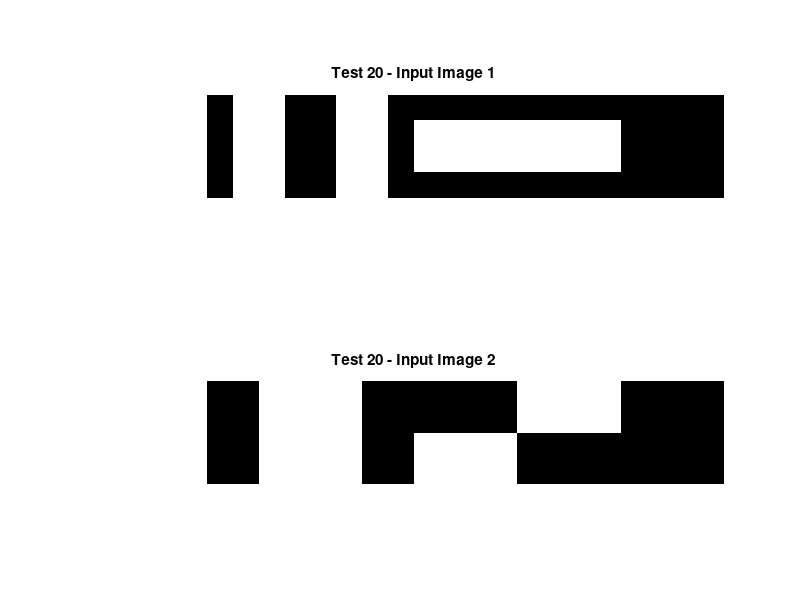

Source code (MATLAB): (Note: this script raises an error after producing the figure.)
function evaluationSM7()
% This function is written to test spatial-temporal saliency map with
% various simple and independent images.

exp_record.intro = 'images with 2 rectangle gray blocks: block 1 191 in intensity, block 2 128 in intensity, and the background is black ';

% % Test 1
% exp_record.input.i1.type = 'image';
% exp_record.input.i1.path = './figures/evaluationSM7/';
% exp_record.input.i1.name = 'sample_img_2.jpg';
% exp_record.input.i1.note = 'white (255) background image with 3 rectangular ffigrom left to right with intensity value 191,128,64';
% 
% img = imread('./figures/evaluationSM7/sample_img_1.jpg'); 
% sm_ssm = spatialSaliencyMap(img,8,'hadamard',30);
% figure(1), imshow(img),title('Test 1 - Input Image');
% figure(2), colormap('gray'), imagesc(sm_ssm), title('Test 1 - Output Image');
% 
% % Test 2
% exp_record.input.i2.type = 'image';
% exp_record.input.i2.path = './figure/evaluationSM7/';
% exp_record.input.i2.name = 'sample_img_2.jpg';
% exp_record.input.i2.note = 'gray (191) background image with 3 rectangular ffigrom left to right with intensity value 255,128,64';
% 
% img = imread('./figures/evaluationSM7/sample_img_2.jpg'); 
% sm_ssm = spatialSaliencyMap(img,8,'hadamard',30);
% figure(3), imshow(img), title('Test 2 - Input Image');
% figure(4), colormap('gray'), imagesc(sm_ssm), title('Test 2 - Output Image');
% 
% % Test 3
% exp_record.input.i3.type = 'image';
% exp_record.input.i3.path = './figures/evaluationSM7/';
% exp_record.input.i3.name = 'sample_img_3.jpg';
% exp_record.input.i3.note = 'gray (128) background image with 3 rectangular ffigrom left to right with intensity value 255,191,64';
% 
% img = imread('./figures/evaluationSM7/sample_img_3.jpg'); 
% sm_ssm = spatialSaliencyMap(img,8,'hadamard',30);
% figure(5), imshow(img), title('Test 3 - Input Image');
% figure(6), colormap('gray'), imagesc(sm_ssm), title('Test 3 - Output Image');
% 
% % Test 4
% exp_record.input.i4.type = 'image';
% exp_record.input.i4.path = './figures/evaluationSM7/';
% exp_record.input.i4.name = 'sample_img_4.jpg';
% exp_record.input.i4.note = 'gray (64) background image with 3 rectangular ffigrom left to right with intensity value 255,191,128';
% 
% img = imread('./figures/evaluationSM7/sample_img_4.jpg'); 
% sm_ssm = spatialSaliencyMap(img,8,'hadamard',30);
% figure(7), imshow(img), title('Test 4 - Input Image');
% figure(8), colormap('gray'), imagesc(sm_ssm), title('Test 4 - Output Image');
% 
% Test 5
% exp_record.input.i5.type = 'image';
% exp_record.input.i5.path = './figures/evaluationSM7/';
% exp_record.input.i5.name = 'sample_img_5.jpg';
% exp_record.input.i5.note = '8 bars in sequence with decreasing intensity from 100% to 20% from left to right';
% 
% img = rgb2gray(imread('./figures/evaluationSM7/sample_img_5.jpg')); 
% sm_ssm = spatialSaliencyMap(img,8,'hadamard',30);
% figure(7), imshow(img), title('Test 5 - Input Image');
% figure(8), colormap('gray'), imagesc(sm_ssm), title('Test 5 - Output Image');
% 
% exp_record.output.o5.type = 'image';
% exp_record.output.o5.name = 'output_img_5.fig';
% exp_record.output.o5.note = 'Test 5 proves that the saliency result depends on intensity values of input pixels in the spatial-temporal method';

% % Test 6
% exp_record.input.i6.type = 'image';
% exp_record.input.i6.path = './figures/evaluationSM7/';
% exp_record.input.i6.name = 'sample_img_6.jpg';
% exp_record.input.i6.note = '1 gray (128) rectangle on black (0) background, 1 white (255) retangle on gray (128) background';
% 
% img = rgb2gray(imread('./figures/evaluationSM7/sample_img_6.jpg')); 
% sm_ssm = spatialSaliencyMap(img,8,'hadamard',30);
% figure(7), imshow(img), title('Test 6 - Input Image');
% figure(8), colormap('gray'), imagesc(sm_ssm), title('Test 6 - Output Image');
% 
% exp_record.output.o6.type = 'image';
% exp_record.output.o6.name = 'output_img_6.fig';
% exp_record.output.o6.note = '';

% % Test 7
% exp_record.input.i7.type = 'image';
% exp_record.input.i7.path = './figures/evaluationSM7/';
% exp_record.input.i7.name = 'sample_img_7.jpg';
% exp_record.input.i7.note = '24x24 white background with 8x8 black rectangle in the center';
% 
% img = rgb2gray(imread('./figures/evaluationSM7/sample_img_7.jpg')); 
% sm_ssm = spatialSaliencyMap(img,2,'hadamard',30);
% figure(9), imshow(img), title('Test 7 - Input Image');
% figure(10), colormap('gray'), imagesc(sm_ssm), title('Test 7 - Output Image');
% 
% exp_record.output.o7.type = 'image';
% exp_record.output.o7.name = 'output_img_7.fig';
% exp_record.output.o7.note = 'There is no corner effect';

% % Test 8
% exp_record.input.i8.type = 'image';
% exp_record.input.i8.path = './figures/evaluationSM7/';
% exp_record.input.i8.name = 'sample_img_8.jpg';
% exp_record.input.i8.note = '40x40 white background with 24x24 black rectangle in the center';
% 
% img = rgb2gray(imread('./figures/evaluationSM7/sample_img_8.jpg')); 
% sm_ssm = spatialSaliencyMap(img,8,'hadamard',30);
% figure(11), imshow(img), title('Test 8 - Input Image');
% figure(12), colormap('gray'), imagesc(sm_ssm), title('Test 8 - Output Image');
% 
% exp_record.output.o8.type = 'image';
% exp_record.output.o8.name = 'output_img_8.fig';
% exp_record.output.o8.note = 'There is no cornet or side effects';

% % Test 9
% exp_record.input.i9.type = 'image';
% exp_record.input.i9.path = './figures/evaluationSM7/';
% exp_record.input.i9.name = 'sample_img_8.jpg';
% exp_record.input.i9.note = '56x56 white background with 24x24 black rectangle in the center';
% 
% img = rgb2gray(imread('./figures/evaluationSM7/sample_img_9.jpg')); 
% sm_ssm = spatialSaliencyMap(img,8,'hadamard',30);
% figure(13), imshow(img), title('Test 9 - Input Image');
% figure(14), colormap('gray'), imagesc(sm_ssm), title('Test 9 - Output Image');
% 
% exp_record.output.o9.type = 'image';
% exp_record.output.o9.name = 'output_img_8.fig';
% exp_record.output.o9.note = 'There is no cornet or side effects. These effects do not happen due to distance issue';


% % Test 10
% exp_record.input.i10.type = 'image';
% exp_record.input.i10.path = './figures/evaluationSM7/';
% exp_record.input.i10.name = 'sample_img_10.jpg';
% exp_record.input.i10.note = '24x24 gray(25) background with 8x8 black (0) rectangle in the center';
% 
% img = rgb2gray(imread('./figures/evaluationSM7/sample_img_10.jpg')); 
% sm_ssm = spatialSaliencyMap(img,8,'hadamard',30);
% figure(15), imshow(img), title('Test 10 - Input Image');
% figure(16), colormap('gray'), imagesc(sm_ssm), title('Test 10 - Output Image');
% 
% exp_record.output.o10.type = 'image';
% exp_record.output.o10.name = 'output_img_10.fig';
% exp_record.output.o10.note = 'There is still no side effect';

% % Test 11
% exp_record.input.i11.type = 'image';
% exp_record.input.i11.path = './figures/evaluationSM7/';
% exp_record.input.i11.name = 'sample_img_11.jpg';
% exp_record.input.i11.note = '48x48 white(255) background with 16x16 black (0) rectangle in the center';
% 
% img = rgb2gray(imread('./figures/evaluationSM7/sample_img_11.jpg')); 
% sm_ssm_16 = spatialSaliencyMap(img,16,'hadamard',30);
% sm_ssm_8 = spatialSaliencyMap(img,8,'hadamard',30);
% sm_ssm_4 = spatialSaliencyMap(img,4,'hadamard',30);
% sm_ssm_2 = spatialSaliencyMap(img,2,'hadamard',30);
% figure(17), imshow(img), title('Test 11 - Input Image');
% figure(18), colormap('gray'), imagesc(sm_ssm_16), title('Test 11 - Output Image 16');
% figure(19), colormap('gray'), imagesc(sm_ssm_8), title('Test 11 - Output Image 8');
% figure(20), colormap('gray'), imagesc(sm_ssm_4), title('Test 11 - Output Image 4');
% figure(21), colormap('gray'), imagesc(sm_ssm_2), title('Test 11 - Output Image 2');
% 
% exp_record.output.o11.type = 'image';
% exp_record.output.o11.name = 'output_img_11.fig';
% exp_record.output.o11.note = 'No side effects when doing with 16x16, 8x8 blocks but side effects when doing with 4x4 and 2x2';

% % Test 12
% exp_record.input.i12.type = 'image';
% exp_record.input.i12.path = './figures/evaluationSM7/';
% exp_record.input.i12.name = 'sample_img_12.jpg';
% exp_record.input.i12.note = '96x96 white(255) background with 32x32 black (0) rectangle in the center';
% 
% img = rgb2gray(imread('./figures/evaluationSM7/sample_img_12.jpg')); 
% sm_ssm_16 = spatialSaliencyMap(img,16,'hadamard',30);
% sm_ssm_8 = spatialSaliencyMap(img,8,'hadamard',30);
% sm_ssm_4 = spatialSaliencyMap(img,4,'hadamard',30);
% sm_ssm_2 = spatialSaliencyMap(img,2,'hadamard',30);
% figure(22), imshow(img), title('Test 12 - Input Image');
% figure(23), colormap('gray'), imagesc(sm_ssm_16), title('Test 12 - Output Image 16');
% figure(24), colormap('gray'), imagesc(sm_ssm_8), title('Test 12 - Output Image 8');
% figure(25), colormap('gray'), imagesc(sm_ssm_4), title('Test 12 - Output Image 4');
% figure(26), colormap('gray'), imagesc(sm_ssm_2), title('Test 12 - Output Image 2');
% 
% exp_record.output.o12.type = 'image';
% exp_record.output.o12.name = 'output_img_12.fig';
% exp_record.output.o12.note = '';

% % Test 13
% exp_record.input.i13.type = 'image';
% exp_record.input.i13.path = './figures/evaluationSM7/';
% exp_record.input.i13.name = 'sample_img_13.jpg';
% exp_record.input.i13.note = '192x192 white(255) background with 64x64 black (0) rectangle in the center';
% 
% img = rgb2gray(imread('./figures/evaluationSM7/sample_img_13.jpg')); 
% sm_ssm_16 = spatialSaliencyMap(img,16,'hadamard',30);
% sm_ssm_8 = spatialSaliencyMap(img,8,'hadamard',30);
% sm_ssm_4 = spatialSaliencyMap(img,4,'hadamard',30);
% sm_ssm_2 = spatialSaliencyMap(img,2,'hadamard',30);
% figure(27), imshow(img), title('Test 12 - Input Image');
% figure(28), colormap('gray'), imagesc(sm_ssm_16), title('Test 13 - Output Image 16');
% figure(29), colormap('gray'), imagesc(sm_ssm_8), title('Test 13 - Output Image 8');
% figure(30), colormap('gray'), imagesc(sm_ssm_4), title('Test 13 - Output Image 4');
% figure(31), colormap('gray'), imagesc(sm_ssm_2), title('Test 13 - Output Image 2');
% 
% exp_record.output.o13.type = 'image';
% exp_record.output.o13.name = 'output_img_13.fig';
% exp_record.output.o13.note = '';

% % Test 14
% exp_record.input.i14.type = 'image';
% exp_record.input.i14.path = './figures/evaluationSM7/';
% exp_record.input.i14.name = 'sample_img_14.jpg';
% exp_record.input.i14.note = '1 white (255) retangle on gray (64) background';
% 
% img = rgb2gray(imread('./figures/evaluationSM7/sample_img_14.jpg')); 
% sm_ssm = spatialSaliencyMap(img,4,'hadamard',30);
% figure(32), imshow(img), title('Test 14 - Input Image');
% figure(33), colormap('gray'), imagesc(sm_ssm), title('Test 14 - Output Image');
% 
% exp_record.output.o14.type = 'image';
% exp_record.output.o14.name = 'output_img_14.fig';
% exp_record.output.o14.note = '';

% % Test 15
% exp_record.input.i15.type = 'image';
% exp_record.input.i15.path = './figures/evaluationSM7/';
% exp_record.input.i15.name = 'sample_img_15.jpg';
% exp_record.input.i15.note = '1 white (255) retangle on gray (64) background';
% 
% img = rgb2gray(imread('./figures/evaluationSM7/sample_img_15.jpg')); 
% sm_ssm_16 = spatialSaliencyMap(img,16,'hadamard',30);
% sm_ssm_8 = spatialSaliencyMap(img,8,'hadamard',30);
% sm_ssm_4 = spatialSaliencyMap(img,4,'hadamard',30);
% % sm_ssm_2 = spatialSaliencyMap(img,2,'hadamard',30);
% figure(34), imshow(img), title('Test 15 - Input Image');
% figure(35), colormap('gray'), imagesc(sm_ssm_16), title('Test 15 - Output Image 16');
% figure(36), colormap('gray'), imagesc(sm_ssm_8), title('Test 15 - Output Image 8');
% figure(37), colormap('gray'), imagesc(sm_ssm_4), title('Test 15 - Output Image 4');
% % figure(38), colormap('gray'), imagesc(sm_ssm_2), title('Test 16 - Output Image 2');
% 
% exp_record.output.o15.type = 'image';
% exp_record.output.o15.name = 'output_img_15.fig';
% exp_record.output.o15.note = '';

% % Test 16
% exp_record.input.i16.type = 'image';
% exp_record.input.i16.path = './figures/evaluationSM7/';
% exp_record.input.i16.name = '';
% exp_record.input.i16.note = 'The test is done to verify how spatial-temporal saliency responds to different contrast';
% 
% elmat = zeros(4,4);
% % elmat1 = elmat; elmat1(1:2,:) = 255;
% % elmat2 = elmat; elmat2(1:2,:) = 191;
% % elmat3 = elmat; elmat3(1:2,:) = 127;
% % elmat4 = elmat; elmat4(1:2,:) = 63;
% % elmat5 = elmat;
% img = [];
% for iI = 1:1:255
%     elmat(1:2,:) = iI;
%     img = [img,elmat];
% end
% 
% sm_ssm_4 = spatialSaliencyMap(img,4,'hadamard',30)
% % sm_ssm_2 = spatialSaliencyMap(img,2,'hadamard',30);
% figure(34), imshow(img), title('Test 16 - Input Image');
% figure(35), colormap('gray'), imagesc(sm_ssm_4), title('Test 16 - Output Image 16');
% figure(36), plot(sm_ssm_4(1,1:4:1020)), title('Saliency Value Plot');
% 
% exp_record.output.o16.type = 'image';
% exp_record.output.o16.name = 'output_img_16.fig';
% exp_record.output.o16.note = '';

% Test 17
% exp_record.input.i17.type = 'image';
% exp_record.input.i17.path = './figures/evaluationSM7/';
% exp_record.input.i17.name = '';
% exp_record.input.i17.note = 'The test is done to verify how spatial-temporal saliency responds to the same contrast by different values';
% 
% elmat = zeros(4,4);
% elmat1 = elmat; elmat1(1:2,:) = 255; elmat1(3:4,:) = 191;
% elmat2 = elmat; elmat2(1:2,:) = 191; elmat2(3:4,:) = 127;
% elmat3 = elmat; elmat3(1:2,:) = 127; elmat3(3:4,:) = 63;
% elmat4 = elmat; elmat4(1:2,:) = 63; elmat4(3:4,:) = 0;
% img = [elmat1,elmat2,elmat3,elmat4];
% Diff = 63;
% img = [];
% for iDiff = 1:1:Diff
%     rimg = [];
%     for iI = 1:1:255
%         elmat(1:2,:) = iI;
%         if (iI - iDiff > 0) 
%         elmat(3:4,:) = iI - iDiff;
%         else elmat(3:4,:) = 0;
%         end
%         rimg = [rimg,elmat];
%     end
%     img = [img;rimg];
% end
% 
% sm_ssm_4 = spatialSaliencyMap(img,4,'hadamard',30);
% figure(37), imshow(img), title('Test 17 - Input Image');
% figure(38), colormap('gray'), imagesc(sm_ssm_4), title('Test 17 - Output Image 17');
% figure(39);
% for iI = 1:1:Diff
%     plot(sm_ssm_4(1+(iI-1)*4,:)), hold on;
% end
% 
% title('Difference of constrast vs Value of intensity');
% 
% figure(40), plot(sm_ssm_4(1:4:Diff*4,end)), title('Test 17 - Output Image 17 - Contrast vs Saliency Value');
% 
% exp_record.output.o17.type = 'image';
% exp_record.output.o17.name = 'output_img_17.fig';
% exp_record.output.o17.note = '';

% % Test 18
% exp_record.input.i18.type = 'image';
% exp_record.input.i18.path = './figures/evaluationSM7/';
% exp_record.input.i18.name = '';
% exp_record.input.i18.note = 'The test is done to verify what effect ';
% 
% n = 10;
% elmat = ones(2^n,2^n)*255;
% img = elmat;
% scs = zeros(1,n);
% for i = 1:1:n
%     wz = 2^i;
%     sc = spatialSaliencyMap(img(1:1:wz,1:1:wz),wz,'hadamard',30);
%     scs(i) = sc(1,1);
% end
% 
% % sm_ssm_2 = spatialSaliencyMap(img,2,'hadamard',30);
% figure(41), plot(scs), title('Saliency Value Plot');
% 
% exp_record.output.o18.type = 'image';
% exp_record.output.o18.name = 'output_img_18.fig';
% exp_record.output.o18.note = '';

% % Test 19 
% exp_record.input.i19.type = 'image';
% exp_record.input.i19.path = './figures/evaluationSM7/';
% exp_record.input.i19.name = 'input_img_19.fig';
% exp_record.input.i19.note = 'The test is done to verify the saliency score at high constrast region will bigger than the small constrast region';
% img = [];
% for i = 1:1:255    
%     rimg = zeros(4,12);
%     rimg(:) = i;
%     rimg(:,6:12) = 255;
%     img = [img;rimg];
% end
% exp_record.input.i19.data = img;
% exp_record.input.i19.dataintro = 'Data is an array with size ( 255x12 ); It can be seeen as three separated columns; First column (255x4) has increasing value columnwise. Third column (255x4) has a fixed value 255. Second column is the combination of half first and third columns'
% 
% sm_ssm_4 = spatialSaliencyMap(img,4,'hadamard',30)
% figure(42), colormap('gray'), imagesc(img), title('Test 19 - Input Image');
% figure(43), colormap('gray'), imagesc(sm_ssm_4), title('Test 19 - Output Image');
% figure(44), colormap('gray'), imagesc(sm_ssm_4), title('Test 19 - Plot Image');
% 
% plot(1:1:255,sm_ssm_4(1:4:255*4,1:4:9));
% 
% exp_record.output.o19.type = {'image','plot'};
% exp_record.output.o19.name = {'output_img_19.fig','output_plot_19.fig'};
% exp_record.output.o19.note = 'The graph includes three plots: green, red, and blue lines. Blue plot represents saliency value of white color (255). Red curve describes the saliency value of region of increasing intensity from 0 to 255. Green plot shows a saliency response at the highly contrast border between regions represented by blue and red curves.';
% exp_record.output.o19.data = sm_ssm_4;

% Test 20
exp_record.input.i20.type = 'image';
exp_record.input.i20.path = './figures/evaluationSM7/';
exp_record.input.i20.name = '';
exp_record.input.i20.note = 'The test is done to verify the saliency score of the spatial-temporal saliency map';

img1 = [ 255*ones(4,4), [zeros(4,1), ones(4,2)*255, zeros(4,1)] , [zeros(4,1), ones(4,2)*255, zeros(4,1)], [zeros(4,1), ones(4,2)*255, zeros(4,1)]', [zeros(4,1), ones(4,2)*255, zeros(4,1)]', zeros(4,4)];
img2 = [ 255*ones(4,4), [zeros(4,2), ones(4,2)*255], [ones(4,2)*255, zeros(4,2)], [zeros(4,2), ones(4,2)*255]', [ones(4,2)*255, zeros(4,2)]', zeros(4,4)];
imgs = cat(3,img1,img2);

exp_record.input.i20.data = imgs;

figure(45), subplot(2,1,1), 
imshow(img1), title('Test 20 - Input Image 1');
subplot(2,1,2), imshow(img2), title('Test 20 - Input Image 2');
sm_tsm = temporalSaliencyMap(imgs,4,'hadamard',30)

exp_record.output.o20.data = sm_tsm;
exp_record.output.o20.type = {'image'};
exp_record.output.o20.name = {'output_img_20.fig'};
exp_record.output.o20.note = 'The temporal saliency values are smaller than 0. Why are they ?';

saveOutputFlag = 0;
if (saveOutputFlag == 1) 
    outputFolder = ['./results/evaluation7_graphs_&_data_date-' datestr(now,'yyyymmddTHHMMSS')];
    exp_record.output.path = outputFolder;
    mkdir(outputFolder);
    currentFolder = pwd;
    cd(outputFolder);           
    
    saveas(42,exp_record.input.i19.name);
    saveas(43,exp_record.output.o19.name);
    
    save('experiment_record.mat','exp_record');
    cd(currentFolder);        
end

end